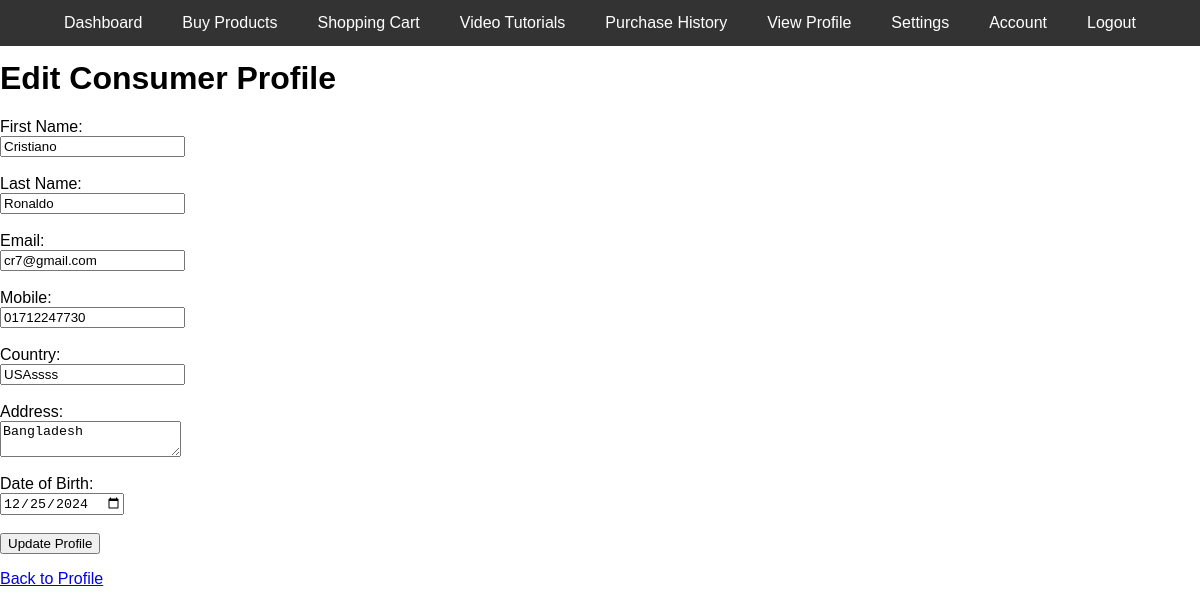
The page /controller/consumer_edit.php (signed in) on the database its author committed.
### tables this page shows
CREATE TABLE `consumer` (
  `id` int(11) NOT NULL,
  `first_name` varchar(100) NOT NULL,
  `last_name` varchar(100) NOT NULL,
  `email` varchar(150) NOT NULL,
  `mobile` varchar(15) NOT NULL,
  `password` varchar(255) NOT NULL,
  `country` varchar(100) NOT NULL,
  `address` text NOT NULL,
  `dob` date NOT NULL,
  `role` enum('Consumer','Admin') NOT NULL,
  `profile_image` varchar(255) DEFAULT 'default.jpg'
);

### model/database.php (called while the page is built, shortened)
<?php
function getConnection() {
    $conn = mysqli_connect('127.0.0.1', 'root', '', 'agriculture');
    return $conn;
}
function fetchConsumerByEmail($email) {
    $conn = getConnection();
    $sql = "SELECT * FROM Consumer WHERE email = ?";
    $stmt = $conn->prepare($sql);
    $stmt->bind_param("s", $email);
    $stmt->execute();
    $result = $stmt->get_result();
    $consumer = $result->fetch_assoc();
    if ($consumer) {
        return $consumer;
    } else {
        $stmt->close();
        $conn->close();
        return null;
    }
}
?>

### controller/consumer_edit_controller.php (called while the page is built, shortened)
<?php
require_once('../model/database.php');
include('../view/navbar.php');
$consumerData = fetchConsumerByEmail($_SESSION['email']);
$first_name = $consumerData['first_name'];
$last_name = $consumerData['last_name'];
$email = $consumerData['email'];
$mobile = $consumerData['mobile'];
$country = $consumerData['country'];
$address = $consumerData['address'];
$dob = $consumerData['dob'];
?>

### controller/consumer_edit.php (the view, shortened to what this page needs)
<?php
require_once('../model/database.php');
require_once('../controller/consumer_edit_controller.php');
include('../view/navbar.php');
?>
<!DOCTYPE html>
<html lang="en">
<head>
</head>
<body>
    <h1>Edit Consumer Profile</h1>
    <form name="editProfileForm" action="consumer_edit_controller.php" method="POST" enctype="multipart/form-data" onsubmit="return validateForm()">
        <label for="first_name">First Name:</label><br>
        <input type="text" name="first_name" value="<?php echo $first_name; ?>" required><br><br>
        <label for="last_name">Last Name:</label><br>
        <input type="text" name="last_name" value="<?php echo $last_name; ?>" required><br><br>
        <label for="email">Email:</label><br>
        <input type="email" name="email" value="<?php echo $email; ?>" readonly><br><br>
        <label for="mobile">Mobile:</label><br>
        <input type="text" name="mobile" value="<?php echo $mobile; ?>" required><br><br>
        <label for="country">Country:</label><br>
        <input type="text" name="country" value="<?php echo $country; ?>" required><br><br>
        <label for="address">Address:</label><br>
        <textarea name="address" required><?php echo $address; ?></textarea><br><br>
        <label for="dob">Date of Birth:</label><br>
        <input type="date" name="dob" value="<?php echo $dob; ?>" required><br><br>
        <button type="submit">Update Profile</button>
    </form>
    <a href="consumer_view.php">Back to Profile</a>
</body>
</html>

### asset/navbar.css (style rules this page uses)
body { font-family: Arial, sans-serif; margin: 0; padding: 0; }
body { padding-top: 60px; }

### rows shown on the page
consumer: first_name "Cristiano", last_name "Ronaldo", email "cr7@gmail.com", mobile "01712247730", country "USAssss", address "Bangladesh", dob "12/25/2024"
